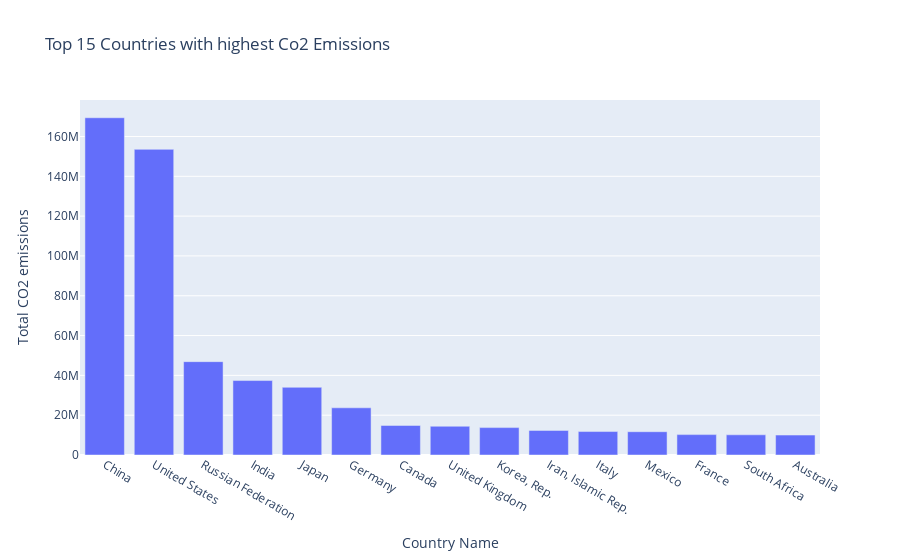

Write notebook code for a chart like this one.
### Code cell
px.bar(x='Country Name', y='Total CO2 emissions', data_frame= CO2_emission_df_total.head(15), title="Top 15 Countries with highest Co2 Emissions")

### Figure 1 — Plotly figure (JSON) as saved in the notebook; plotly's stock layout.template omitted (floating-point values rounded to 4 significant figures)
{"data": [{"alignmentgroup": "True", "hovertemplate": "Country Name=%{x}<br>Total CO2 emissions=%{y}<extra></extra>", "legendgroup": "", "marker": {"color": "#636efa", "pattern": {"shape": ""}}, "name": "", "offsetgroup": "", "orientation": "v", "showlegend": false, "textposition": "auto", "type": "bar", "x": ["China", "United States", "Russian Federation", "India", "Japan", "Germany", "Canada", "United Kingdom", "Korea, Rep.", "Iran, Islamic Rep.", "Italy", "Mexico", "France", "South Africa", "Australia"], "xaxis": "x", "y": [169414160, 153534870, 46892050, 37396700, 34009280, 23704400, 14850020, 14440390, 13766060, 12353110, 11775020, 11701220, 10237450, 10148070, 10012870], "yaxis": "y"}], "layout": {"barmode": "relative", "legend": {"tracegroupgap": 0}, "title": {"text": "Top 15 Countries with highest Co2 Emissions"}, "xaxis": {"anchor": "y", "domain": [0, 1], "title": {"text": "Country Name"}}, "yaxis": {"anchor": "x", "domain": [0, 1], "title": {"text": "Total CO2 emissions"}}}}
